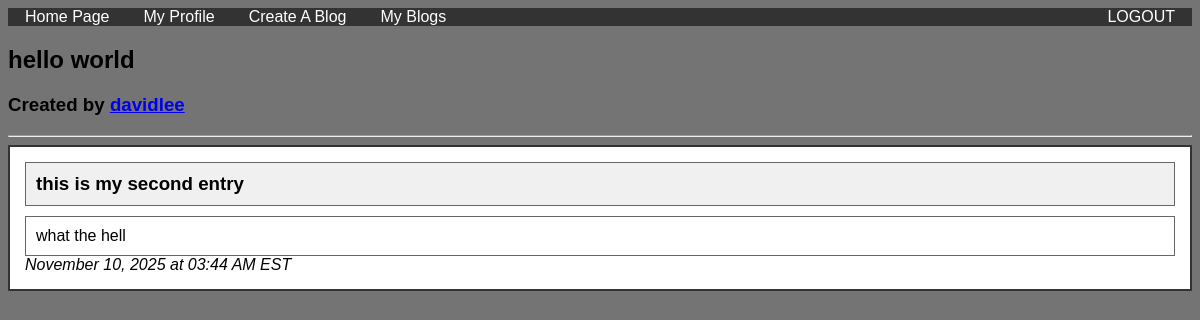
Page /view_blog/ hello world (signed in) on the committed database.
### tables this page shows
CREATE TABLE blogs(blog_name TEXT, blog_creator TEXT, creation_date INTEGER);

CREATE TABLE entries(entry_title TEXT, entry_content TEXT, blog_name TEXT, blog_creator TEXT, timestamp INTEGER);

### __init__.py (the view)
@app.route("/view_blog/<blog_name>") # view blog and its entries
def view_blog(blog_name):
    if 'username' not in session:
        return redirect(url_for('index'))
    db = sqlite3.connect(DB_FILE)
    c = db.cursor()
    c.execute(f"SELECT blog_creator FROM blogs WHERE blog_name = '{blog_name}'")
    blog_info = c.fetchone()
    c.execute(f"SELECT entry_title, entry_content, timestamp FROM entries WHERE blog_name = '{blog_name}' ORDER BY timestamp DESC")
    entries = c.fetchall()
    db.close()
    blog_creator = blog_info[0] if blog_info else ""
    formatted_entries = []
    for entry in entries:
        entry_title, entry_content, timestamp = entry
        dt = datetime.fromtimestamp(timestamp)
        formatted_date = dt.strftime('%B %d, %Y at %I:%M %p EST')
        formatted_entries.append((entry_title, entry_content, formatted_date))
    return render_template('view_blog.html', blog_name=blog_name, blog_creator=blog_creator, entries=formatted_entries)

### templates/view_blog.html (shortened to what this page needs)
<!DOCTYPE html>
<html>
<head>
  <link rel="stylesheet" href="../static/view_blog.css" />
  <link rel="stylesheet" href="../static/nav.css" />
</head>
<body>
    <nav>
      <ul class="nav-links">
        <li><a href="{{ url_for('homepage') }}">Home Page</a></li>
        <li><a href="{{ url_for('profile') }}">My Profile</a></li>
        <li><a href="{{ url_for('create_page') }}">Create A Blog</a></li>
        <li><a href="{{ url_for('edit_page') }}">My Blogs</a></li>
        <li><a href="{{ url_for('logout') }}">LOGOUT</a></li>
      </ul>
    </nav>
    <h2>{{ blog_name }}</h2>
    <h3>Created by <a href="{{ url_for('view_profile', username=blog_creator) }}">{{ blog_creator }}</a></h3>
    <hr>
    {% if entries %}
      {% for entry in entries %}
        <div class="entry-container">
          <div class="entry-title">
            <h3>{{ entry[0] }}</h3>
          </div>
          <div class="entry-content">
            <p>{{ entry[1] }}</p>
          </div>
          <i>{{ entry[2] }}</i>
        </div>
      {% endfor %}
    {% else %}
      <p>No entries yet in this blog.</p>
    {% endif %}
</body>
</html>

### static/view_blog.css (style rules this page uses)
body { background-color: #747475; font-family: sans-serif; }
nav li { font: bold; }
.entry-container { border: 2px solid #333; padding: 15px; margin-bottom: 20px; background-color: white; }
.entry-title { border: 1px solid #666; padding: 10px; margin-bottom: 10px; background-color: #f0f0f0; }
.entry-title h3 { margin: 0; }
.entry-content { border: 1px solid #666; padding: 10px; }
.entry-content p { margin: 0; }

### static/nav.css (style rules this page uses)
nav { background-color: #333; }
.nav-links { list-style-type: none; padding: 0; margin: 0; display: flex; }
.nav-links li { margin: 0 15px; }
.nav-links li:last-child { margin-left: auto; }
.nav-links a { color: white; text-decoration: none; padding: 1px 2px; }

### rows in the picture
blogs: blog_creator "davidlee"
entries: entry_title "this is my second entry", entry_content "what the hell", entry "November 10, 2025 at 03:44 AM EST"

### other values in the picture
{{ blog_name }} "hello world"
